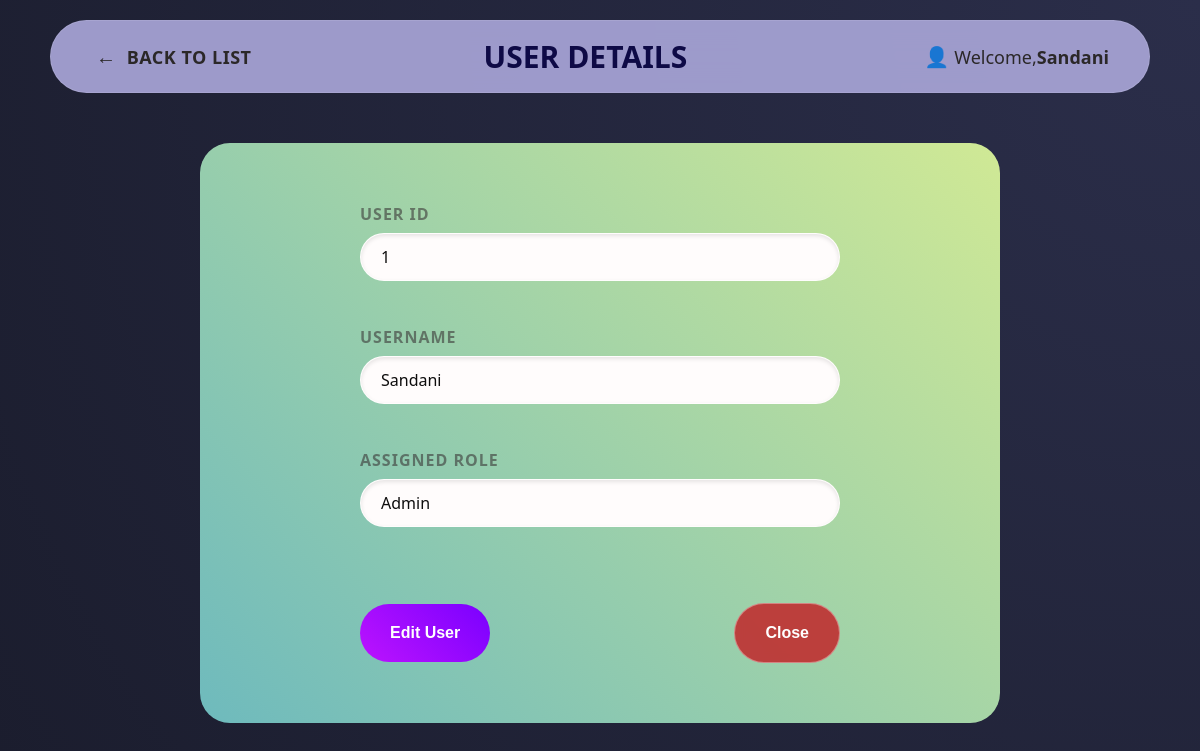
Screenshot of /pages/users/viewUser.php?id=1 (signed in) with the database file from the repository.
### tables this page shows
CREATE TABLE `users` (
  `id` int(10) NOT NULL,
  `username` varchar(50) NOT NULL,
  `password` varchar(255) NOT NULL,
  `Role_Id` int(10) NOT NULL
);

CREATE TABLE `roles` (
  `role_id` int(10) NOT NULL,
  `role_name` varchar(50) NOT NULL
);

### pages/users/viewUser.php (the view, shortened to what this page needs)
<?php
require_once '../../config.php';
if (isset($_GET['id'])) {
    $user_id = mysqli_real_escape_string($conn, $_GET['id']);
    $query = "SELECT u.*, r.role_name FROM users u LEFT JOIN roles r ON u.Role_Id = r.role_id WHERE u.id = '$user_id'";
    $result = mysqli_query($conn, $query);
    if ($result && mysqli_num_rows($result) > 0) {
        $user = mysqli_fetch_assoc($result);
    } else {
        echo "User not found.";
        exit;
    }
} else {
    echo "No user ID provided.";
    exit;
}
?>
<!DOCTYPE html>
<html lang="en">
<head>
    <link rel="stylesheet" href="../../css/style.css">
</head>
<body class="create-user-page">
    <header class="header-section">
        <nav class="nav-left">
            <a href="../admin.php" class="nav-link"><span class="icon">&#8592;</span> BACK TO LIST</a>
        </nav>
        <div class="nav-center"><h2>USER DETAILS</h2></div>
        <div class="nav-right">
             <span class="user-display"><span class="icon">&#128100;</span>Welcome, <strong><?php echo $_SESSION['username']; ?></strong></span>
        </div>
    </header>
    <main class="form-wrapper" style="padding-top: 20px;">
        <div class="glass-card">
            <div class="view-group" style="width: 100%; max-width: 480px;">
                <div class="input-group">
                    <label>User ID</label>
                    <div class="view-data"><?php echo $user['id']; ?></div>
                </div>
                <div class="input-group">
                    <label>Username</label>
                    <div class="view-data"><?php echo htmlspecialchars($user['username']); ?></div>
                </div>
                <div class="input-group">
                    <label>Assigned Role</label>
                    <div class="view-data"><?php echo htmlspecialchars(isset($user['role_name']) ? $user['role_name'] : 'No Role Assigned'); ?></div>
                </div>
                <div style="display: flex; gap: 10px; margin-top: 20px;">
                    <div class="view-actions">
                        <button class="submit-btn edit-btn" onclick="location.href='updateUser.php'">Edit User</button>
                        <button class="submit-btn close-btn" onclick="location.href='../admin.php'" >Close</button>
                    </div>
                </div>
            </div>
        </div>
    </main>
</body>
</html>

### css/style.css (style rules this page uses)
html, body { height: 100%; margin: 0; padding: 0; }
* { box-sizing: border-box; margin: 0; padding: 0; }
body { font-family: 'Segoe UI', Tahoma, Geneva, Verdana, sans-serif; }
body { margin: 0; padding: 20px 50px; background: radial-gradient(circle at top right, #2b2e4a, #1a1c2c); min-height: 100vh; box-sizing: border-box; }
.header-section { background: rgba(164, 161, 210, 0.952); backdrop-filter: blur(15px); border-radius: 50px; display: flex; justify-content: space-between; align-items: center; padding: 15px 40px; margin-bottom: 30px; border: 1px solid rgba(255, 255, 255, 0.1); }
.nav-left { display: flex; gap: 40px; }
.nav-link, .logout-link { text-decoration: none; font-weight: bold; font-size: large; letter-spacing: 0.5px; transition: 0.3s ease; color: rgb(43, 40, 40); }
.nav-right { display: flex; align-items: center; gap: 40px; }
.user-display { color: rgb(43, 40, 40); display: flex; align-items: center; font-size: large; }
.icon { font-size: 20px; }
.icon { text-decoration: none !important; margin: 0 5px; }
.header-section h2 { color: rgba(7, 3, 63, 0.952); font-size: 30px; margin: 0; font-weight: 600; text-transform: uppercase; }
.form-wrapper { display: flex; justify-content: center; align-items: flex-start; min-height: 100vh; padding-top: 50px; }
.glass-card { background: #83b7e238; backdrop-filter: blur(10px); border-radius: 30px; padding: 60px; width: 90%; max-width: 800px; display: flex; justify-content: center; align-items: center; }
.glass-card { display: flex; flex-direction: column; align-items: center; justify-content: center; padding: 60px 40px; width: 90%; max-width: 800px; background: linear-gradient(45deg, #6ebabd, #d0e995); backdrop-filter: blur(10px); border-radius: 30px; }
.input-group { margin-bottom: 25px; display: flex; flex-direction: column; }
.input-group label { font-weight: bold; margin-bottom: 8px; text-align: left; display: block; font-size: medium; text-transform: uppercase; letter-spacing: 1px; color: rgba(59, 55, 55, 0.6); margin-bottom: 8px; }
.submit-btn { background:linear-gradient(45deg, #bc13fe, #7a00ff); color: white; padding: 20px; border: none; border-radius: 50px; font-weight: bold; cursor: pointer; margin-top: 10px; transition: 0.3s; align-items: right; font-size: medium; }
.view-group { display: flex; flex-direction: column; gap: 20px; width: 100%; }
.view-data { padding: 12px 20px; background: rgb(255, 252, 252); border: 1px solid rgba(255, 255, 255, 0.2); border-radius: 50px; color: rgb(14, 13, 13); outline: none; font-size: medium; font-weight: 500; min-height: 20px; box-shadow: inset 0 2px 4px rgba(0, 0, 0, 0.1); transition: all 0.3s ease; }
.view-actions { display: flex !important; justify-content: space-between; align-items: center; width: 100%; margin-top: 1px; }
.edit-btn { background: linear-gradient(45deg, #bc13fe, #7a00ff); color: white; padding: 20px 30px; }
.close-btn { background: rgba(190, 53, 53, 0.932); backdrop-filter: blur(5px); border: 1px solid rgba(255, 255, 255, 0.356); padding: 20px 30px; }

### rows the page displays
users: id "1", username "Sandani", Role_Id.role_name "Admin"

### other values shown
$_SESSION['username'] "Sandani"
